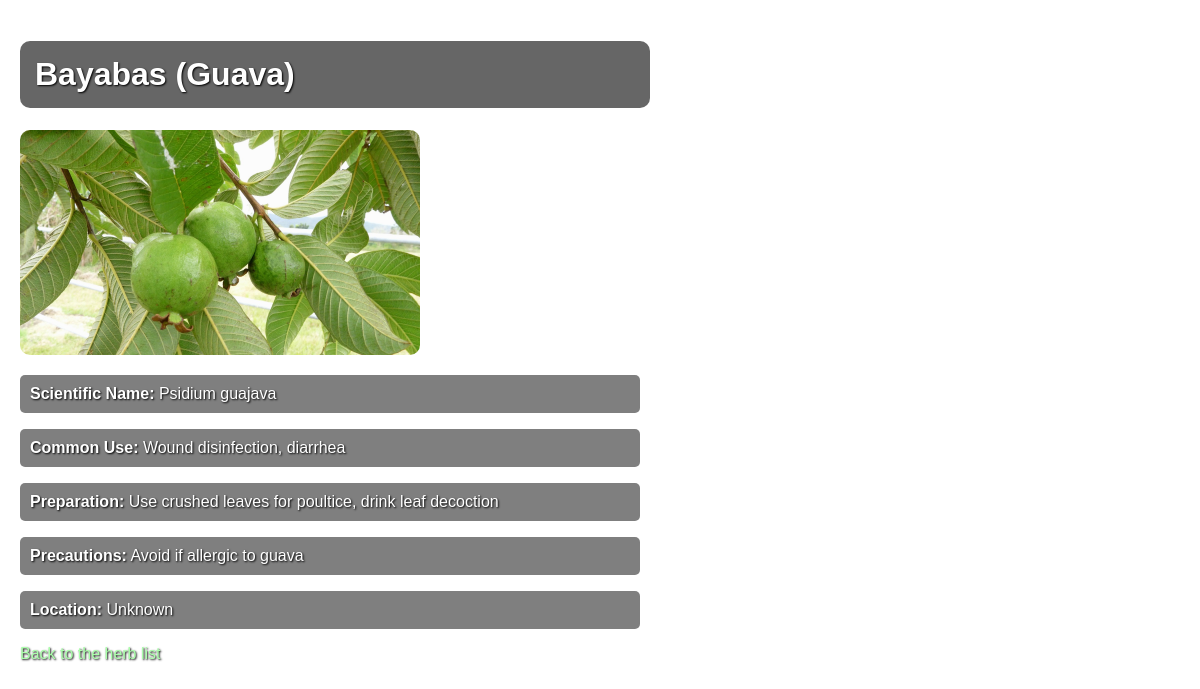
Page /herbs/herb/76/ on the committed database.
### herbs/models.py (models this page shows, shortened)
class Herb(models.Model):
    local_name = models.CharField(max_length=100)
    english_name = models.CharField(max_length=100)
    scientific_name = models.CharField(max_length=150)
    common_use = models.TextField()
    preparation = models.TextField()
    precautions = models.TextField()
    image = models.ImageField(upload_to='herb_images/', blank=True, null=True)
    location = models.CharField(max_length=255, help_text="Where this herb is commonly found")

### herbs/views.py (the view)
# urls.py: path('herb/<int:pk>/', views.herb_detail, name='herb_detail'),
def herb_detail(request, pk):  # Accept pk here
    herb = get_object_or_404(Herb, pk=pk)
    return render(request, 'herbs/herb_detail.html', {'herb': herb})

### herbs/templates/herbs/herb_detail.html (shortened to what this page needs)
<!DOCTYPE html>
<html lang="en">
<head>
</head>
<body>
    <h1>{{ herb.local_name }} ({{ herb.english_name }})</h1>
    {% if herb.image %}
    <img src="{{ herb.image.url }}" alt="{{ herb.local_name }}" style="width:100%; max-width:400px; height:auto; border-radius:10px;">
    {% endif %}
    <p><strong>Scientific Name:</strong> {{ herb.scientific_name }}</p>
    <p><strong>Common Use:</strong> {{ herb.common_use }}</p>
    <p><strong>Preparation:</strong> {{ herb.preparation }}</p>
    <p><strong>Precautions:</strong> {{ herb.precautions }}</p>
    <p><strong>Location:</strong> {{ herb.location }}</p>
    <a href="/herbs/">Back to the herb list</a>
</body>
</html>

### herbs/templates/herbs/herb_detail.html (style rules this page uses)
body { margin: 0; padding: 0; background-image: url('https://i.pinimg.com/originals/7c/b1/86/7cb18679659f791b1191bea97b74dfc0.jpg'); background-size: cover; background-repeat: no-repeat; background-position: center; font-family: Arial, sans-serif; color: white; text-shadow: 1px 1px 2px black; padding: 20px; }
a { color: #aaffaa; text-decoration: none; }
img { display: block; margin-bottom: 20px; }
p { background-color: rgba(0, 0, 0, 0.5); padding: 10px; border-radius: 5px; max-width: 600px; }
h1 { background-color: rgba(0, 0, 0, 0.6); padding: 15px; border-radius: 10px; max-width: 600px; }

### rows in the picture
Herb: local_name "Bayabas", english_name "Guava", image (picture), scientific_name "Psidium guajava", common_use "Wound disinfection, diarrhea", preparation "Use crushed leaves for poultice, drink leaf decoction", precautions "Avoid if allergic to guava", location "Unknown"
